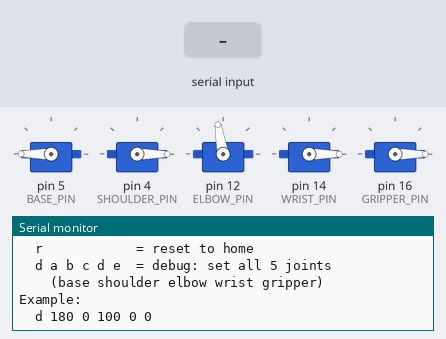
This sketch was run on a simulated Arduino Uno, built with avr-gcc and run on an emulated ATmega328P. Parts: 5 × servo, the last lines printed to the serial monitor. The inputs (shaded band) are chosen by the test bench.

Above: at 2.2 s.
2.3 s: "90,45\n" received over Serial
At 3.3 s:
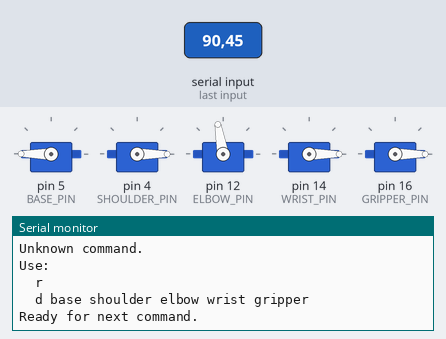
3.8 s: byte 114 ('r') received over Serial
At 4.4 s:
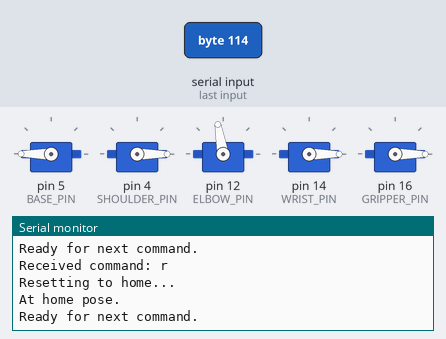
5.3 s: byte 82 ('R') received over Serial
6.8 s: byte 100 ('d') received over Serial
At 7.5 s:
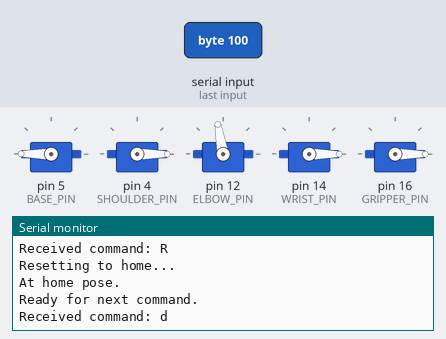
9.3 s: byte 68 ('D') received over Serial
At 10.1 s:
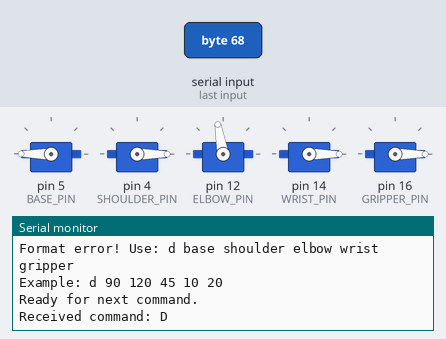
10.8 s: "90 45 200 10 150\n" received over Serial
At 11.3 s:
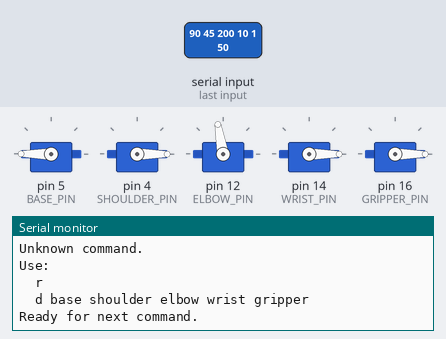
Timing chart, 0 to 13.3 s (numbered marks = the images above; inputs shaded):
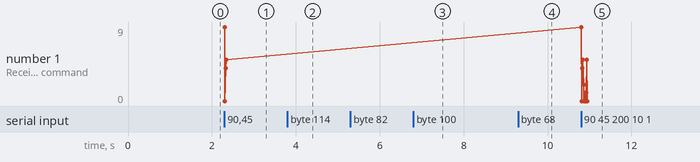

The sketch:

Main_Code.ino
```cpp
#include <Servo.h>

// ==================== SERVO OBJECTS ====================
Servo baseServo;      // Z-axis rotation
Servo shoulderServo;  // First arm joint
Servo elbowServo;     // Second arm joint
Servo wristServo;     // Third arm joint
Servo gripperServo;   // Clamp open/close

// ==================== PIN ASSIGNMENTS ====================
// Change these to match your ESP/Arduino wiring
const int BASE_PIN     = 5;   // GPIO5
const int SHOULDER_PIN = 4;   // GPIO4
const int ELBOW_PIN    = 12;  // GPIO12
const int WRIST_PIN    = 14;  // GPIO14
const int GRIPPER_PIN  = 16;  // GPIO16

// ==================== ANGLE LIMITS (TUNE) ====================
// Adjust all these based on your physical arm limits
const int BASE_MIN     = 0;
const int BASE_MAX     = 180;

const int SHOULDER_MIN = 0;
const int SHOULDER_MAX = 180;

const int ELBOW_MIN    = 0;
const int ELBOW_MAX    = 180;

const int WRIST_MIN    = 0;
const int WRIST_MAX    = 180;

// Gripper open/close angles (tune these for your clamp)
const int GRIPPER_OPEN  = 0;    // "open" clamp angle
const int GRIPPER_CLOSE = 100;  // "closed" clamp angle


// ==================== POSE STRUCT ====================
struct Pose {
  int base;
  int shoulder;
  int elbow;
  int wrist;
  int gripper;
};


// ==================== HELPER: MAX OF 5 INTS ====================
int max5(int a, int b, int c, int d, int e) {
  int m = a;
  if (b > m) m = b;
  if (c > m) m = c;
  if (d > m) m = d;
  if (e > m) m = e;
  return m;
}


// ==================== BASIC POSES ====================

// Safe home pose – tune these first!
Pose homePose = {
  180,           // base
  0,             // shoulder
  100,           // elbow
  0,             // wrist
  GRIPPER_OPEN   // gripper
};

// ==================== GLOBAL STATE ====================
Pose currentPose = homePose;


// ==================== HELPER: CLAMP ANGLES ====================
int clampAngle(int angle, int minVal, int maxVal) {
  if (angle < minVal) return minVal;
  if (angle > maxVal) return maxVal;
  return angle;
}

// ==================== HELPER: WRITE ALL SERVOS ====================
void writePose(const Pose &p) {
  baseServo.write(    clampAngle(p.base,     BASE_MIN,     BASE_MAX) );
  shoulderServo.write(clampAngle(p.shoulder, SHOULDER_MIN, SHOULDER_MAX) );
  elbowServo.write(   clampAngle(p.elbow,    ELBOW_MIN,    ELBOW_MAX) );
  wristServo.write(   clampAngle(p.wrist,    WRIST_MIN,    WRIST_MAX) );
  // Clamp gripper too, just in case
  int g = clampAngle(p.gripper, GRIPPER_OPEN, GRIPPER_CLOSE);
  gripperServo.write(g);
}


// ==================== HELPER: SMOOTH MOVE TO POSE ====================
/*
 * speedDelayMs:
 *   smaller  -> faster motion
 *   larger   -> slower, smoother
 *
 * stepSize (degrees per step):
 *   smaller  -> smoother, slower
 *   larger   -> choppier, faster
 */
void moveToPose(Pose target, int speedDelayMs = 10, int stepSize = 2) {
  Pose start = currentPose;

  int deltaBase     = target.base     - start.base;
  int deltaShoulder = target.shoulder - start.shoulder;
  int deltaElbow    = target.elbow    - start.elbow;
  int deltaWrist    = target.wrist    - start.wrist;
  int deltaGripper  = target.gripper  - start.gripper;

  int maxDelta = max5(
    abs(deltaBase),
    abs(deltaShoulder),
    abs(deltaElbow),
    abs(deltaWrist),
    abs(deltaGripper)
  );

  int steps = maxDelta / stepSize;
  if (steps < 1) steps = 1;

  for (int i = 1; i <= steps; i++) {
    float t = (float)i / (float)steps;  // 0 → 1

    Pose intermediate;
    intermediate.base     = start.base     + (int)(deltaBase     * t);
    intermediate.shoulder = start.shoulder + (int)(deltaShoulder * t);
    intermediate.elbow    = start.elbow    + (int)(deltaElbow    * t);
    intermediate.wrist    = start.wrist    + (int)(deltaWrist    * t);
    intermediate.gripper  = start.gripper  + (int)(deltaGripper  * t);

    writePose(intermediate);
    delay(speedDelayMs);
  }

  // Snap to exact target at the end
  currentPose = target;
  writePose(currentPose);
}


// ==================== GRIPPER HELPERS (OPTIONAL) ====================
void openGripper(int speedDelayMs = 5) {
  Pose target = currentPose;
  target.gripper = GRIPPER_OPEN;
  moveToPose(target, speedDelayMs, 2);
}

void closeGripper(int speedDelayMs = 5) {
  Pose target = currentPose;
  target.gripper = GRIPPER_CLOSE;
  moveToPose(target, speedDelayMs, 2);
}


// ==================== RESET / HOME ====================
void resetArm() {
  Serial.println("Resetting to home...");
  moveToPose(homePose, 10, 3);  // tune speed here
  Serial.println("At home pose.");
}


// ==================== SERVO DEBUG MODE ====================
// Command format (type in Serial Monitor):
//   d base shoulder elbow wrist gripper
// Example:
//   d 90 80 120 45 10
//
// This directly sets all 5 joints.

void debugMove(String line) {
  line.trim();  // should contain just the 5 numbers

  int b, s, e, w, g;
  int parsed = sscanf(line.c_str(), "%d %d %d %d %d", &b, &s, &e, &w, &g);

  if (parsed != 5) {
    Serial.println("Format error! Use: d base shoulder elbow wrist gripper");
    Serial.println("Example: d 90 120 45 10 20");
    return;
  }

  Pose target = {
    b, // base
    s, // shoulder
    e, // elbow
    w, // wrist
    g  // gripper
  };

  Serial.println("DEBUG MOVE →");
  Serial.print("  Base: ");     Serial.println(b);
  Serial.print("  Shoulder: "); Serial.println(s);
  Serial.print("  Elbow: ");    Serial.println(e);
  Serial.print("  Wrist: ");    Serial.println(w);
  Serial.print("  Gripper: ");  Serial.println(g);

  // slightly faster & smooth
  moveToPose(target, 8, 2);
}


// ==================== SETUP & LOOP ====================
void setup() {
  Serial.begin(115200);

  baseServo.attach(BASE_PIN);
  shoulderServo.attach(SHOULDER_PIN);
  elbowServo.attach(ELBOW_PIN);
  wristServo.attach(WRIST_PIN);
  gripperServo.attach(GRIPPER_PIN);

  // Move to home pose at startup
  writePose(homePose);
  delay(1000);

  Serial.println("Arm ready!");
  Serial.println("Commands:");
  Serial.println("  r            = reset to home");
  Serial.println("  d a b c d e  = debug: set all 5 joints");
  Serial.println("    (base shoulder elbow wrist gripper)");
  Serial.println("Example:");
  Serial.println("  d 180 0 100 0 0");
}

void loop() {
  if (Serial.available() > 0) {
    char cmd = Serial.read();

    // ignore newline / carriage return
    if (cmd == '\n' || cmd == '\r') {
      return;
    }

    Serial.print("Received command: ");
    Serial.println(cmd);

    switch (cmd) {
      case 'r':
      case 'R':
        resetArm();
        break;

      case 'd':
      case 'D': {
        // read the rest of the line after 'd'
        String params = Serial.readStringUntil('\n');
        debugMove(params);
        break;
      }

      default:
        Serial.println("Unknown command.");
        Serial.println("Use:");
        Serial.println("  r");
        Serial.println("  d base shoulder elbow wrist gripper");
        break;
    }

    Serial.println("Ready for next command.");
  }
}
```

Measured:
- after the input at 2.3 s, the serial monitor: prints a new line at once (image 1)
- after the input at 3.8 s, the serial monitor: prints a new line at once (image 2)
- after the input at 6.8 s, the serial monitor: prints a new line at once (image 3)
- after the input at 9.3 s, the serial monitor: prints a new line at once (image 4)
- after the input at 10.8 s, the serial monitor: prints a new line at once (image 5)
- plotted number 1: 5 → 0 after the input at 10.8 s
